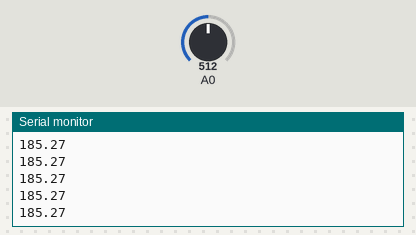
This sketch was run on a simulated Arduino Uno, built with avr-gcc and run on an emulated ATmega328P. Shown: the last lines printed to the serial monitor. The inputs (shaded band) are chosen by the test bench; at power-on: A0 = 512.

Above: at 1.2 s.
1.3 s: A0 set to 716
At 1.9 s:
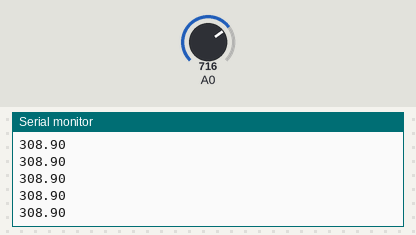
2.8 s: A0 set to 900
At 3.6 s:
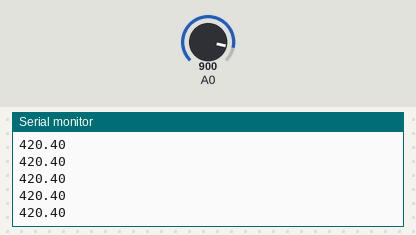
Timing chart, 0 to 5.8 s (numbered marks = the images above; inputs shaded):
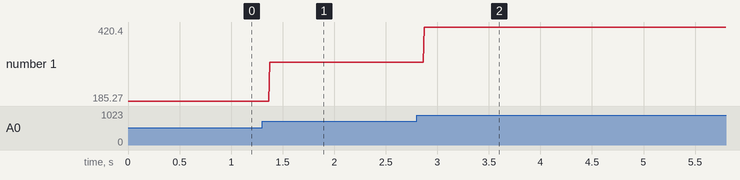

The sketch:

chaap.ino
```cpp
// (licence header left out)
void setup()
{
  Serial.begin(9600);
}

void loop()
{
    int t = analogRead(A0);
    Serial.println(-125+(t*0.606));

}
```

Measured:
- after the input at 1.3 s, the serial monitor: prints a new line after 0.07 s (image 1)
- after the input at 2.8 s, the serial monitor: prints a new line after 0.07 s (image 2)
- plotted number 1: 185.27 → 308.9 after the input at 1.3 s, 308.9 → 420.4 after the input at 2.8 s
